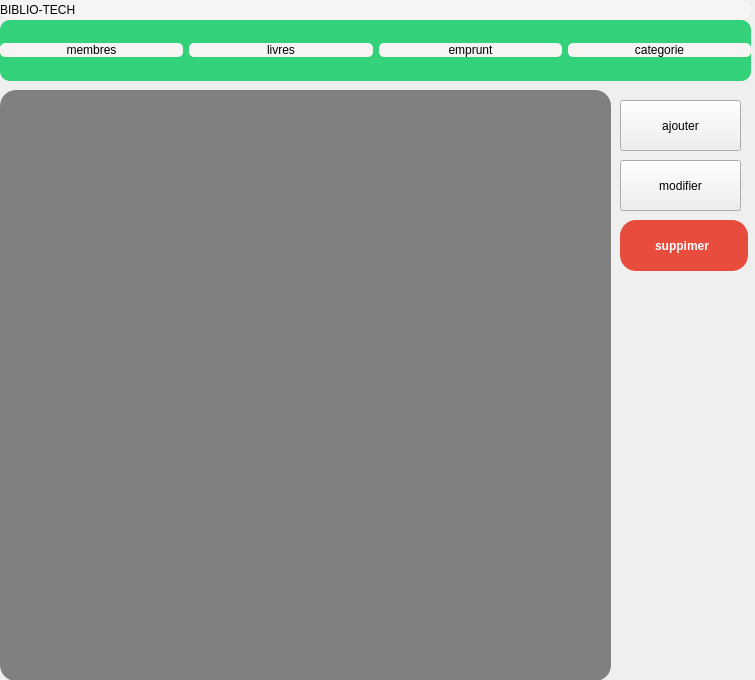
<?xml version="1.0" encoding="UTF-8"?>
<ui version="4.0">
 <class>Form</class>
 <widget class="QWidget" name="Form">
  <property name="geometry">
   <rect>
    <x>0</x>
    <y>0</y>
    <width>755</width>
    <height>680</height>
   </rect>
  </property>
  <property name="windowTitle">
   <string>Form</string>
  </property>
  <widget class="QLabel" name="label">
   <property name="geometry">
    <rect>
     <x>260</x>
     <y>10</y>
     <width>66</width>
     <height>19</height>
    </rect>
   </property>
   <property name="text">
    <string/>
   </property>
  </widget>
  <widget class="QWidget" name="horizontalWidget" native="true">
   <property name="geometry">
    <rect>
     <x>0</x>
     <y>20</y>
     <width>751</width>
     <height>61</height>
    </rect>
   </property>
   <property name="styleSheet">
    <string notr="true">background-color:rgb(51, 209, 122);
border-radius:10px</string>
   </property>
   <layout class="QHBoxLayout" name="horizontalLayout">
    <item>
     <widget class="QPushButton" name="emprunt_2">
      <property name="styleSheet">
       <string notr="true">background-color:rgb(246, 245, 244);
border-radius:5px</string>
      </property>
      <property name="text">
       <string>membres</string>
      </property>
     </widget>
    </item>
    <item>
     <widget class="QPushButton" name="pushButton_2">
      <property name="styleSheet">
       <string notr="true">background-color:rgb(246, 245, 244);
border-radius:5px</string>
      </property>
      <property name="text">
       <string>livres</string>
      </property>
     </widget>
    </item>
    <item>
     <widget class="QPushButton" name="emprunt">
      <property name="styleSheet">
       <string notr="true">background-color:rgb(246, 245, 244);
border-radius:5px
</string>
      </property>
      <property name="text">
       <string>emprunt</string>
      </property>
     </widget>
    </item>
    <item>
     <widget class="QPushButton" name="pushButton">
      <property name="styleSheet">
       <string notr="true">background-color:rgb(246, 245, 244);
border-radius:5px</string>
      </property>
      <property name="text">
       <string>categorie</string>
      </property>
     </widget>
    </item>
   </layout>
  </widget>
  <widget class="QLabel" name="label_2">
   <property name="geometry">
    <rect>
     <x>0</x>
     <y>0</y>
     <width>751</width>
     <height>20</height>
    </rect>
   </property>
   <property name="styleSheet">
    <string notr="true">background-color:rgb(246, 245, 244);
border-radius:10px</string>
   </property>
   <property name="text">
    <string>BIBLIO-TECH</string>
   </property>
   <property name="margin">
    <number>320</number>
   </property>
  </widget>
  <widget class="QPushButton" name="pushButton_4">
   <property name="geometry">
    <rect>
     <x>620</x>
     <y>220</y>
     <width>128</width>
     <height>51</height>
    </rect>
   </property>
   <property name="styleSheet">
    <string notr="true">QPushButton {
    background-color: #e74c3c;        /* Rouge vif */
    color: white;
    border: none;
    border-radius: 16px;
    padding: 8px 16px;
    font-weight: bold;
    min-width: 100px;
}

QPushButton:hover {
    background-color: #c0392b;        /* Rouge plus foncé au survol */
}

QPushButton:pressed {
    background-color: #a93226;
}

QPushButton:focus {
    outline: none;
    border: 2px solid #e74c3c;
}

/* Option bonus : petite icône poubelle à gauche (si tu mets une icône) */
QPushButton {
    icon-size: 18px;
    padding-left: 12px;
}</string>
   </property>
   <property name="text">
    <string>suppimer</string>
   </property>
  </widget>
  <widget class="QPushButton" name="pushButton_3">
   <property name="geometry">
    <rect>
     <x>620</x>
     <y>100</y>
     <width>121</width>
     <height>51</height>
    </rect>
   </property>
   <property name="styleSheet">
    <string notr="true">

    background-color: #28a745;     /* Vert Bootstrap success */
    color: white;
    border: 2px solid #28a745;
    border-radius: 16px;
    padding: 10px 24px;
    font-weight: bold;
    font-size: 14px;
}

QPushButton#btn_ajouter:hover,
QPushButton[objectName=&quot;btn_ajouter&quot;]:hover {
    background-color: #218838;
    border-color: #1e7e34;
}

QPushButton#btn_ajouter:pressed,
QPushButton[objectName=&quot;btn_ajouter&quot;]:pressed {
    background-color: #1e7e34;
</string>
   </property>
   <property name="text">
    <string>ajouter</string>
   </property>
  </widget>
  <widget class="QPushButton" name="pushButton_5">
   <property name="geometry">
    <rect>
     <x>620</x>
     <y>160</y>
     <width>121</width>
     <height>51</height>
    </rect>
   </property>
   <property name="styleSheet">
    <string notr="true">background-color: #007bff;     /* Bleu classique */
    color: white;
    border: 2px solid #007bff;
    border-radius: 16px;
    padding: 10px 24px;
    font-weight: bold;
    font-size: 14px;
}

QPushButton#btn_modifier:hover,
QPushButton[objectName=&quot;btn_modifier&quot;]:hover {
    background-color: #0069d9;
    border-color: #0062cc;
}

QPushButton#btn_modifier:pressed,
QPushButton[objectName=&quot;btn_modifier&quot;]:pressed {
    background-color: #0062cc;
</string>
   </property>
   <property name="text">
    <string>modifier</string>
   </property>
  </widget>
  <widget class="QListView" name="listView">
   <property name="geometry">
    <rect>
     <x>0</x>
     <y>90</y>
     <width>611</width>
     <height>591</height>
    </rect>
   </property>
   <property name="styleSheet">
    <string notr="true">    border-radius: 16px;
background-color:grey;</string>
   </property>
  </widget>
 </widget>
 <tabstops>
  <tabstop>emprunt_2</tabstop>
  <tabstop>pushButton_2</tabstop>
  <tabstop>emprunt</tabstop>
  <tabstop>pushButton</tabstop>
 </tabstops>
 <resources/>
 <connections/>
</ui>
